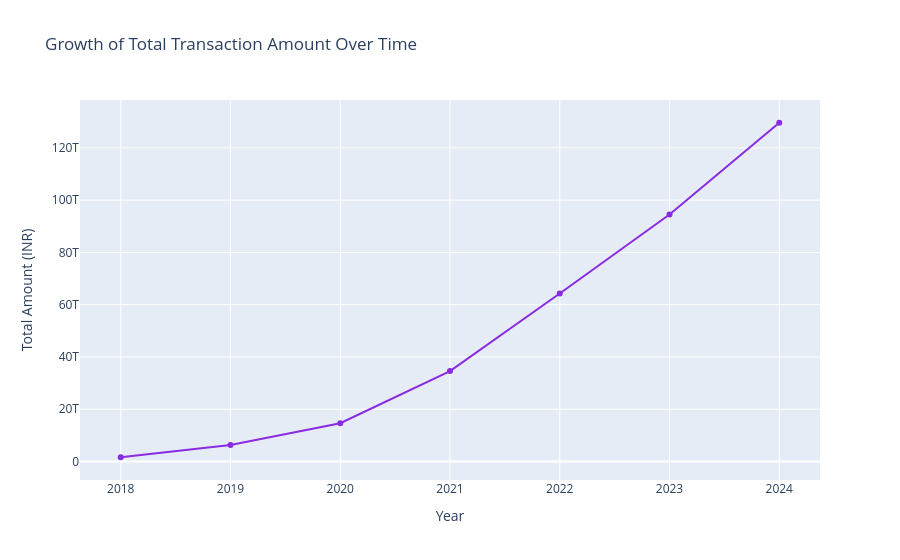

Write notebook code for a chart like this one.
### Markdown cell above
#### Chart - 3: Transaction Amount Over Time

### Code cell
# Chart - 3 visualization code
# Bivariate Analysis: Year vs Transaction Amount
df_time = df_agg_trans.groupby('Year_str')['Amount'].sum().reset_index()

fig3 = px.line(df_time, x='Year_str', y='Amount', markers=True, 
              title='Growth of Total Transaction Amount Over Time',
              labels={'Year_str': 'Year', 'Amount': 'Total Amount (INR)'},
              color_discrete_sequence=['#8A2BE2'])
fig3.show()

### Figure 1 — Plotly figure (JSON) as saved in the notebook; plotly's stock layout.template omitted (floating-point values rounded to 4 significant figures)
{"data": [{"hovertemplate": "Year=%{x}<br>Total Amount (INR)=%{y}<extra></extra>", "legendgroup": "", "line": {"color": "#8A2BE2", "dash": "solid"}, "marker": {"symbol": "circle"}, "mode": "lines+markers", "name": "", "orientation": "v", "showlegend": false, "type": "scatter", "x": ["2018", "2019", "2020", "2021", "2022", "2023", "2024"], "xaxis": "x", "y": [1623000000000.0, 6277000000000.0, 14640000000000.0, 34600000000000.0, 64270000000000.0, 94490000000000.0, 129600000000000.0], "yaxis": "y"}], "layout": {"legend": {"tracegroupgap": 0}, "title": {"text": "Growth of Total Transaction Amount Over Time"}, "xaxis": {"anchor": "y", "domain": [0, 1], "title": {"text": "Year"}}, "yaxis": {"anchor": "x", "domain": [0, 1], "title": {"text": "Total Amount (INR)"}}}}
